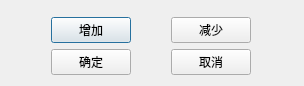
<?xml version="1.0" encoding="UTF-8"?>
<ui version="4.0">
 <class>ViceFunction</class>
 <widget class="QDialog" name="ViceFunction">
  <property name="geometry">
   <rect>
    <x>0</x>
    <y>0</y>
    <width>304</width>
    <height>76</height>
   </rect>
  </property>
  <property name="windowTitle">
   <string>副功能设置</string>
  </property>
  <layout class="QVBoxLayout" name="root">
   <item>
    <widget class="QWidget" name="widget" native="true">
     <layout class="QVBoxLayout" name="parent">
      <property name="spacing">
       <number>0</number>
      </property>
      <property name="leftMargin">
       <number>0</number>
      </property>
      <property name="topMargin">
       <number>0</number>
      </property>
      <property name="rightMargin">
       <number>0</number>
      </property>
      <property name="bottomMargin">
       <number>0</number>
      </property>
     </layout>
    </widget>
   </item>
   <item>
    <widget class="QWidget" name="widget_2" native="true">
     <property name="sizePolicy">
      <sizepolicy hsizetype="Preferred" vsizetype="Fixed">
       <horstretch>0</horstretch>
       <verstretch>0</verstretch>
      </sizepolicy>
     </property>
     <layout class="QHBoxLayout" name="horizontalLayout">
      <property name="spacing">
       <number>0</number>
      </property>
      <property name="leftMargin">
       <number>0</number>
      </property>
      <property name="topMargin">
       <number>0</number>
      </property>
      <property name="rightMargin">
       <number>0</number>
      </property>
      <property name="bottomMargin">
       <number>0</number>
      </property>
      <item>
       <widget class="QPushButton" name="pushButton_3">
        <property name="sizePolicy">
         <sizepolicy hsizetype="Fixed" vsizetype="Fixed">
          <horstretch>0</horstretch>
          <verstretch>0</verstretch>
         </sizepolicy>
        </property>
        <property name="text">
         <string>增加</string>
        </property>
       </widget>
      </item>
      <item>
       <widget class="QPushButton" name="pushButton_4">
        <property name="sizePolicy">
         <sizepolicy hsizetype="Fixed" vsizetype="Fixed">
          <horstretch>0</horstretch>
          <verstretch>0</verstretch>
         </sizepolicy>
        </property>
        <property name="text">
         <string>减少</string>
        </property>
       </widget>
      </item>
     </layout>
    </widget>
   </item>
   <item>
    <widget class="QWidget" name="widget_8" native="true">
     <property name="sizePolicy">
      <sizepolicy hsizetype="Expanding" vsizetype="Fixed">
       <horstretch>0</horstretch>
       <verstretch>0</verstretch>
      </sizepolicy>
     </property>
     <layout class="QHBoxLayout" name="horizontalLayout_3">
      <property name="spacing">
       <number>0</number>
      </property>
      <property name="leftMargin">
       <number>0</number>
      </property>
      <property name="topMargin">
       <number>0</number>
      </property>
      <property name="rightMargin">
       <number>0</number>
      </property>
      <property name="bottomMargin">
       <number>0</number>
      </property>
      <item>
       <widget class="QPushButton" name="pushButton">
        <property name="sizePolicy">
         <sizepolicy hsizetype="Fixed" vsizetype="Fixed">
          <horstretch>0</horstretch>
          <verstretch>0</verstretch>
         </sizepolicy>
        </property>
        <property name="text">
         <string>确定</string>
        </property>
       </widget>
      </item>
      <item>
       <widget class="QPushButton" name="pushButton_2">
        <property name="sizePolicy">
         <sizepolicy hsizetype="Fixed" vsizetype="Fixed">
          <horstretch>0</horstretch>
          <verstretch>0</verstretch>
         </sizepolicy>
        </property>
        <property name="text">
         <string>取消</string>
        </property>
       </widget>
      </item>
     </layout>
    </widget>
   </item>
  </layout>
 </widget>
 <resources/>
 <connections/>
</ui>
